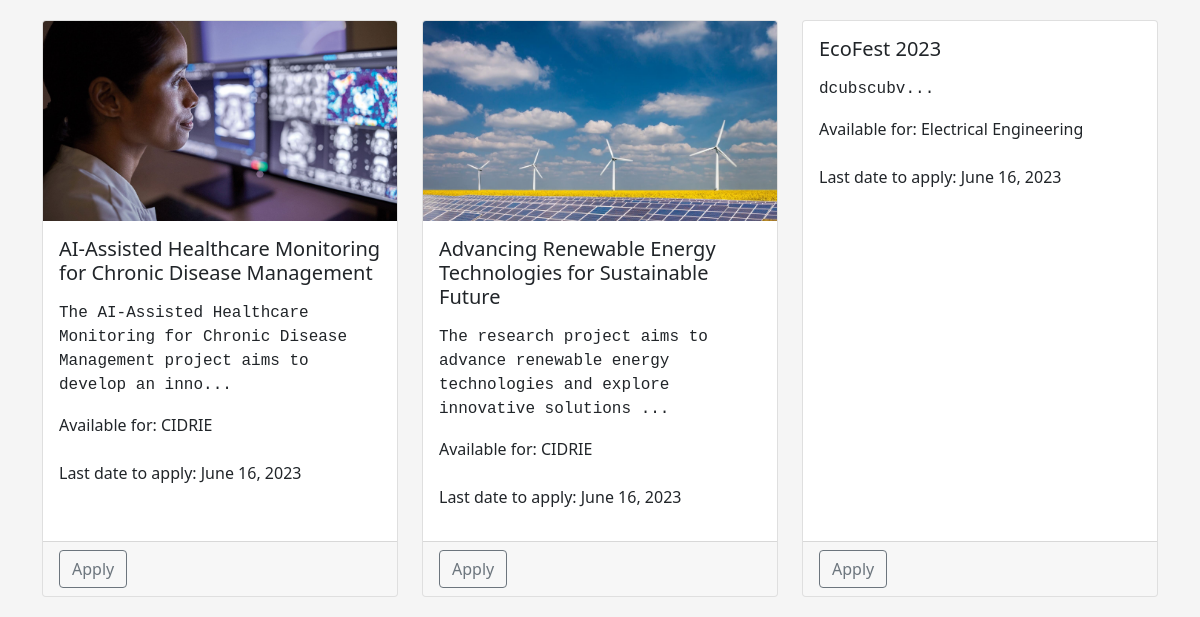
The page /events (lower part) on the database as committed earlier.
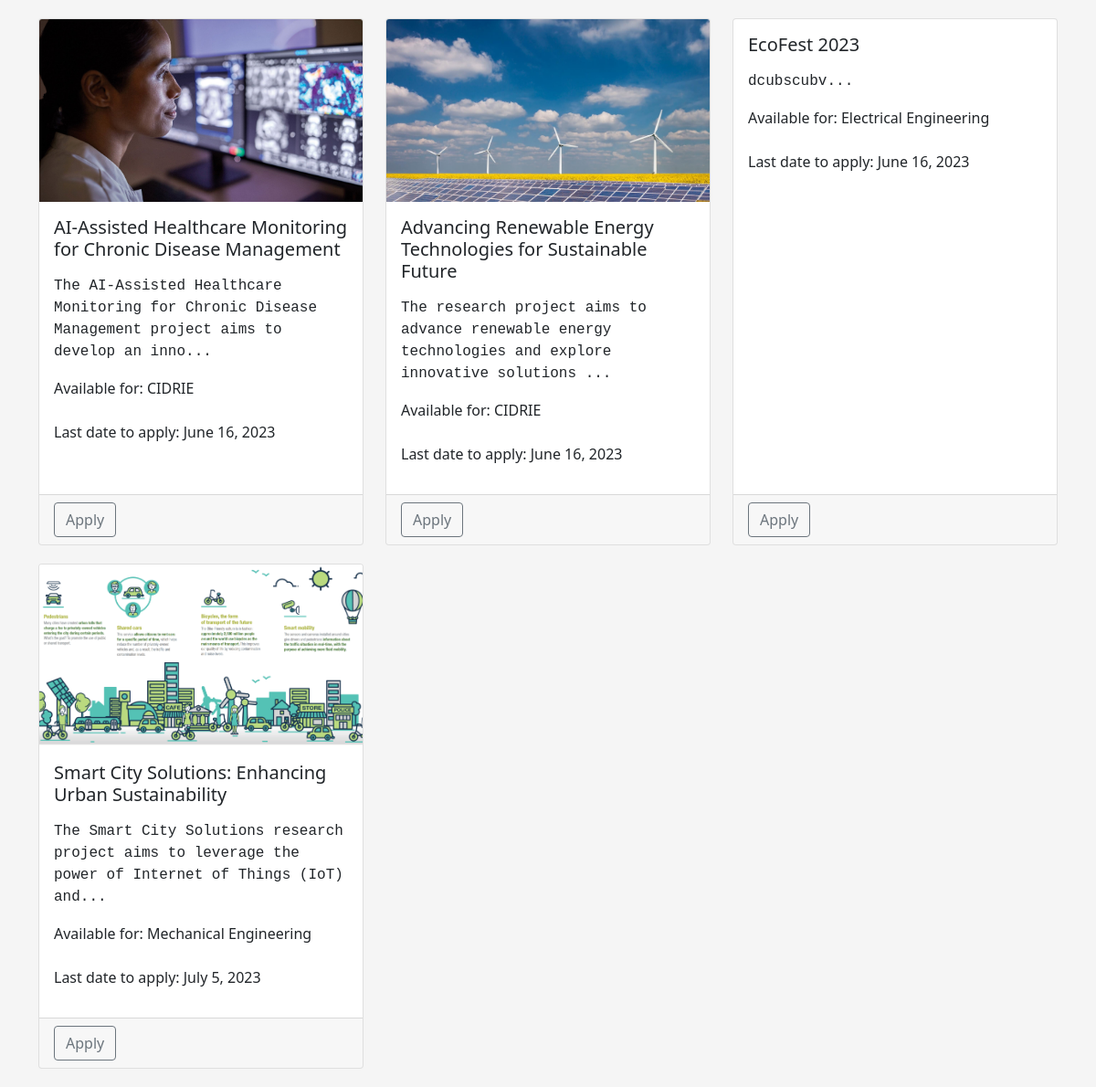
The same page on the database as committed later.
### eventcentral/models.py (models this page shows)
class Event(models.Model):
    name = models.CharField('Event Name', max_length=100)
    event_date = models.DateField('Event Date')
    description = models.TextField()
    opentodept = models.CharField(max_length=50, choices=DEPT_CHOICES)
    event_image = models.ImageField(null=True, blank=True, upload_to="images/")
    def __str__(self):
        return self.name

### eventcentral/views.py (the view)
# urls.py: path('events', views.all_events, name="list-events"),
def all_events(request):
    event_list = Event.objects.all()
    return render(request, 'eventcentral/event_list.html', {'event_list' : event_list})

### eventcentral/templates/eventcentral/event_list.html (shortened to what this page needs)
{% extends 'eventcentral/base.html' %}
{% block content %}
<br>
<div class="row">
    {% for event in event_list %}
    <div class="col-md-4 card-column">
      <div class="card h-100">
        {% if event.event_image %}
        <img class="card-img-top custom-card-img" src="{{event.event_image.url}}" alt="Image">
        {% endif %}
        <div class="card-body">
          <h5 class="card-title">{{ event }}</h5>
          <p class="card-text"><p class="font-monospace">{{ event.description|slice:":100" }}...</p>Available for: {{event.opentodept}} <br><br> Last date to apply: {{ event.event_date }}</p>
        </div>
        <div class="card-footer">
          {% if user.is_authenticated %}
          <a href="{% url 'update-event' event.id %}" class="btn btn-outline-secondary">Update Event</a>
          <a href="{% url 'delete-event' event.id %}" class="btn btn-danger">Delete Event</a>
          {%else%}
          <a href="#" class="btn btn-outline-secondary">Apply</a>
          {%endif%}
        </div>
      </div>
    </div>
    {% endfor %}
  </div>
{% endblock %}

### eventcentral/templates/eventcentral/base.html (shortened to what this page needs)
<!doctype html>
<html lang="en">
  <head>
    <link rel="stylesheet" href="https://cdn.jsdelivr.net/npm/bootstrap-icons@1.10.5/font/bootstrap-icons.css">
    <link href="https://cdn.jsdelivr.net/npm/bootstrap@5.0.2/dist/css/bootstrap.min.css" rel="stylesheet">
  </head>
  <body>
    <br/>
    <div class="container">
        {% block content %}
        {% endblock %}
    </div>
  </body>
</html>

### eventcentral/templates/eventcentral/base.html (style rules this page uses)
body { background: whitesmoke; }

### eventcentral/templates/eventcentral/event_list.html (style rules this page uses)
.card-column { margin-bottom: 20px; }
.custom-card-img { height: 200px; object-fit: cover; }

Rows that differ between the two databases and show on the page:
added Event: event_image (picture), name "Smart City Solutions: Enhancing Urban Sustainability", description "The Smart City Solutions research project aims to leverage the power of Internet of Things (IoT) and", opentodept "Mechanical Engineering", event_date "July 5, 2023"
